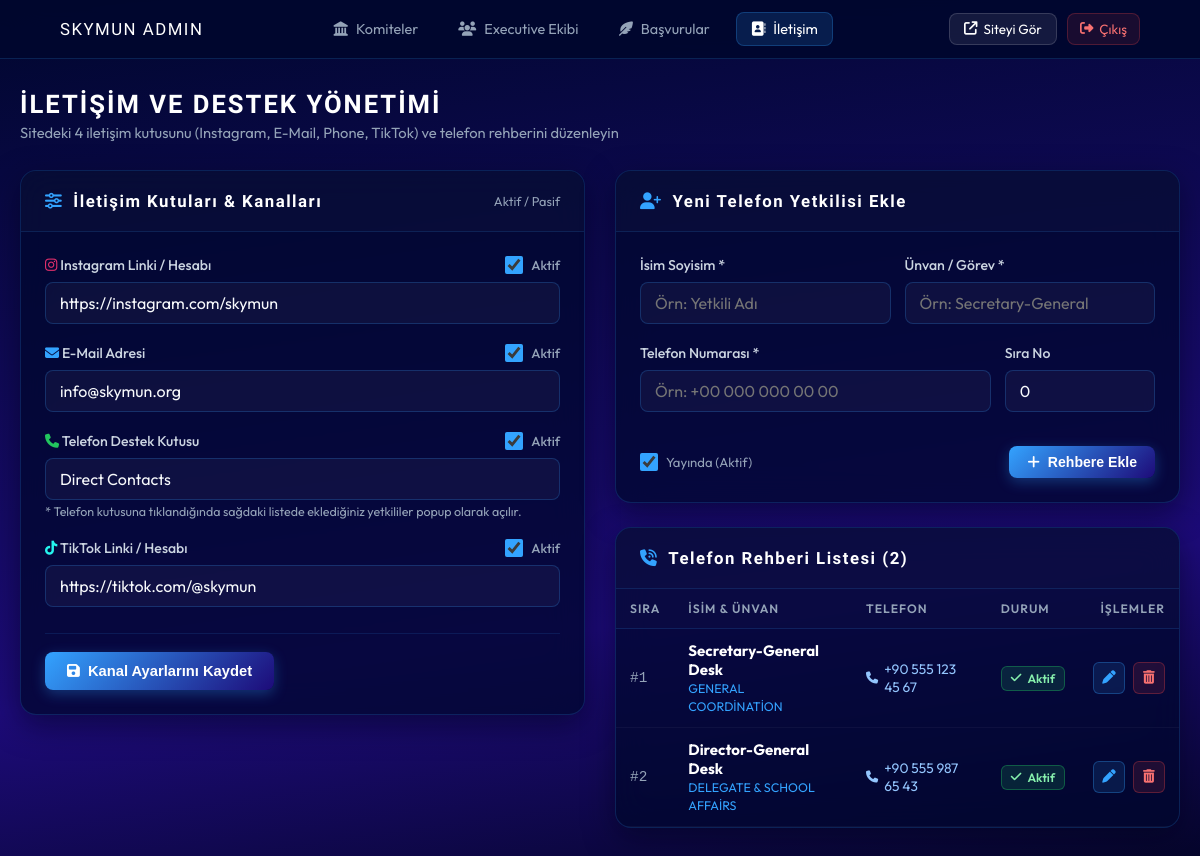
Before: /admin/contact.php (signed in) with the older database file.
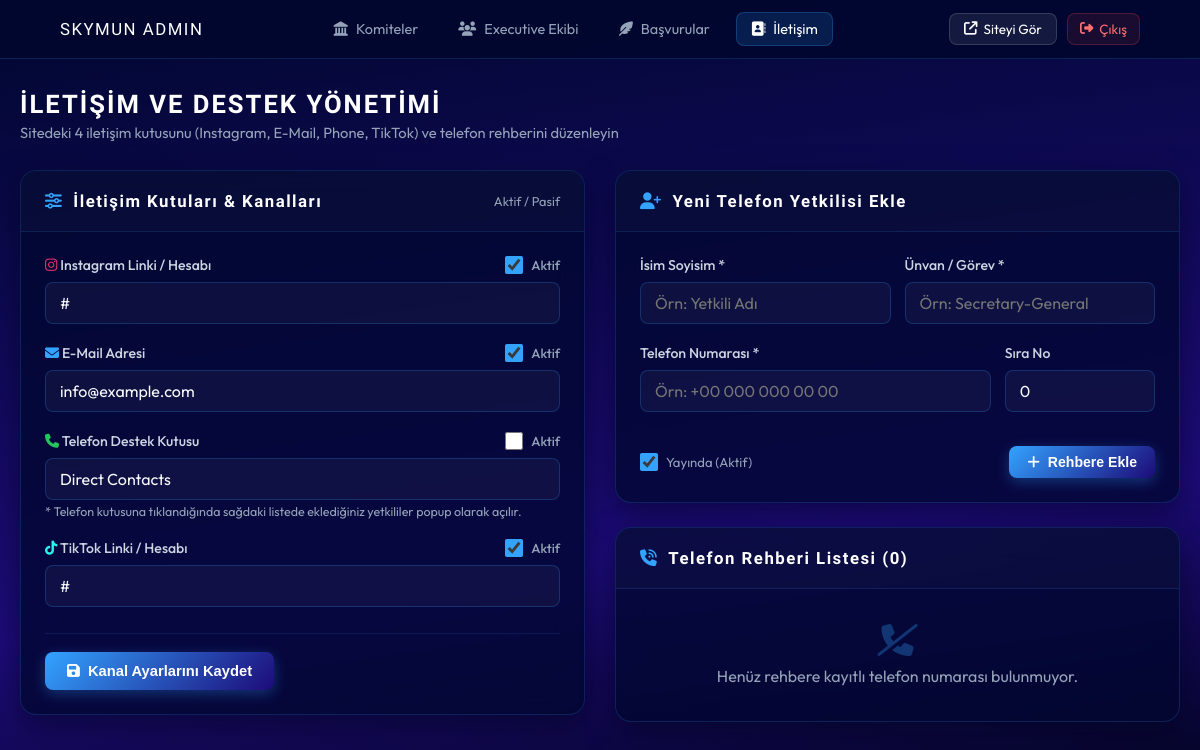
After: the same page with the newer database file.
### tables this page shows
CREATE TABLE IF NOT EXISTS `contact_settings` (
  `id` INT(11) NOT NULL AUTO_INCREMENT,
  `channel_key` VARCHAR(50) NOT NULL UNIQUE,
  `channel_title` VARCHAR(100) NOT NULL,
  `channel_value` VARCHAR(255) DEFAULT NULL,
  `status` TINYINT(1) DEFAULT 1,
  `created_at` TIMESTAMP NOT NULL DEFAULT CURRENT_TIMESTAMP,
  PRIMARY KEY (`id`)
);

CREATE TABLE IF NOT EXISTS `contact_phones` (
  `id` INT(11) NOT NULL AUTO_INCREMENT,
  `name` VARCHAR(150) NOT NULL,
  `title` VARCHAR(150) NOT NULL,
  `phone_number` VARCHAR(50) NOT NULL,
  `status` TINYINT(1) DEFAULT 1,
  `sort_order` INT(11) DEFAULT 0,
  `created_at` TIMESTAMP NOT NULL DEFAULT CURRENT_TIMESTAMP,
  PRIMARY KEY (`id`)
);

### admin/contact.php (the view, shortened to what the rows shown need)
<?php
require_once __DIR__ . '/../config.php';
$contactSettings = get_contact_settings();
$phoneContacts = get_all_contact_phones(false);
$ig = $contactSettings['instagram'] ?? ['channel_value' => '#', 'status' => 1];
$mail = $contactSettings['mail'] ?? ['channel_value' => 'info@example.com', 'status' => 1];
$phone = $contactSettings['phone'] ?? ['channel_value' => 'Direct Contacts', 'status' => 0];
$tiktok = $contactSettings['tiktok'] ?? ['channel_value' => '#', 'status' => 1];
?>
<!DOCTYPE html>
<html lang="tr">
<head>
    <link rel="stylesheet" href="https://cdnjs.cloudflare.com/ajax/libs/font-awesome/6.5.1/css/all.min.css" />
</head>
<body>
<div class="container">
    <div class="page-header">
        <h1 class="page-title">İLETİŞİM VE DESTEK YÖNETİMİ</h1>
    </div>
    <div class="contact-admin-grid">
        <div class="admin-card">
            <div class="card-header">
                <h2 class="card-title">
                    <i class="fa-solid fa-sliders"></i>
                    <span>İletişim Kutuları & Kanalları</span>
                </h2>
            </div>
            <div class="card-body">
                <form action="contact.php" method="POST">
                    <div class="form-group">
                        <div class="form-label">
                            <span><i class="fa-brands fa-instagram" style="color:#e1306c;"></i> Instagram Linki / Hesabı</span>
                            <label class="switch-toggle">
                                <input type="checkbox" name="instagram_status" value="1" <?= (!empty($ig['status'])) ? 'checked' : '' ?>>
                                <span>Aktif</span>
                            </label>
                        </div>
                        <input type="text" name="instagram_val" class="form-control"
                               value="<?= htmlspecialchars($ig['channel_value']) ?>"
                               placeholder="https://instagram.com/yourhandle">
                    </div>
                    <div class="form-group">
                        <div class="form-label">
                            <span><i class="fa-solid fa-envelope" style="color:var(--color-primary);"></i> E-Mail Adresi</span>
                            <label class="switch-toggle">
                                <input type="checkbox" name="mail_status" value="1" <?= (!empty($mail['status'])) ? 'checked' : '' ?>>
                                <span>Aktif</span>
                            </label>
                        </div>
                        <input type="email" name="mail_val" class="form-control"
                               value="<?= htmlspecialchars($mail['channel_value']) ?>"
                               placeholder="info@example.com">
                    </div>
                    <div class="form-group">
                        <div class="form-label">
                            <span><i class="fa-solid fa-phone" style="color:#22c55e;"></i> Telefon Destek Kutusu</span>
                            <label class="switch-toggle">
                                <input type="checkbox" name="phone_status" value="1" <?= (!empty($phone['status'])) ? 'checked' : '' ?>>
                                <span>Aktif</span>
                            </label>
                        </div>
                        <input type="text" name="phone_val" class="form-control"
                               value="<?= htmlspecialchars($phone['channel_value']) ?>"
                               placeholder="Direct Contacts / Destek Hattı">
                        <small style="color:#94a3b8; font-size:0.78rem; display:block; margin-top:4px;">
                            * Telefon kutusuna tıklandığında sağdaki listede eklediğiniz yetkililer popup olarak açılır.
                        </small>
                    </div>
                    <div class="form-group">
                        <div class="form-label">
                            <span><i class="fa-brands fa-tiktok" style="color:#25f4ee;"></i> TikTok Linki / Hesabı</span>
                            <label class="switch-toggle">
                                <input type="checkbox" name="tiktok_status" value="1" <?= (!empty($tiktok['status'])) ? 'checked' : '' ?>>
                                <span>Aktif</span>
                            </label>
                        </div>
                        <input type="text" name="tiktok_val" class="form-control"
                               value="<?= htmlspecialchars($tiktok['channel_value']) ?>"
                               placeholder="https://tiktok.com/@yourhandle">
                    </div>
                </form>
            </div>
        </div>
        <div>
            <div class="admin-card" style="margin-bottom: 24px;">
                <div class="card-header">
                    <h2 class="card-title">
                        <i class="fa-solid fa-user-plus"></i>
                        <span>Yeni Telefon Yetkilisi Ekle</span>
                    </h2>
                </div>
            </div>
            <div class="admin-card">
                <div class="card-header">
                    <h2 class="card-title">
                        <i class="fa-solid fa-phone-volume"></i>
                        <span>Telefon Rehberi Listesi (<?= count($phoneContacts) ?>)</span>
                    </h2>
                </div>
                <div>
                    <?php if (empty($phoneContacts)): ?>
                        <div style="padding: 35px 20px; text-align: center; color: #94a3b8;">
                            <i class="fa-solid fa-phone-slash" style="font-size: 2rem; color: rgba(51, 163, 255, 0.3); margin-bottom: 10px; display: block;"></i>
                            Henüz rehbere kayıtlı telefon numarası bulunmuyor.
                        </div>
                    <?php else: ?>
                        <div class="desktop-table-view" style="overflow-x: auto;">
                            <table class="admin-table">
                                <thead>
                                    <tr>
                                        <th>Sıra</th>
                                        <th>İsim & Ünvan</th>
                                        <th>Telefon</th>
                                        <th>Durum</th>
                                        <th style="text-align: right;">İşlemler</th>
                                    </tr>
                                </thead>
                                <tbody>
                                    <?php foreach ($phoneContacts as $pc): ?>
                                        <tr>
                                            <td style="color: #94a3b8; font-family: monospace; font-size: 0.9rem;">
                                                #<?= (int)$pc['sort_order'] ?>
                                            </td>
                                            <td>
                                                <strong style="color: #ffffff; display: block; font-size: 0.94rem;">
                                                    <?= htmlspecialchars($pc['name']) ?>
                                                </strong>
                                                <span style="color: var(--color-primary); font-size: 0.78rem; text-transform: uppercase;">
                                                    <?= htmlspecialchars($pc['title']) ?>
                                                </span>
                                            </td>
                                            <td>
                                                <a href="tel:<?= preg_replace('/[^0-9+]/', '', $pc['phone_number']) ?>"
                                                   style="color: #93c5fd; text-decoration: none; font-size: 0.86rem; display: inline-flex; align-items: center; gap: 6px;">
                                                    <i class="fa-solid fa-phone" style="font-size: 0.76rem;"></i>
                                                    <?= htmlspecialchars($pc['phone_number']) ?>
                                                </a>
                                            </td>
                                            <td>
                                                <?php if ($pc['status'] == 1): ?>
                                                    <a href="contact.php?action=toggle_phone&id=<?= $pc['id'] ?>" class="badge-status badge-active" title="Pasif Yapmak İçin Tıklayın">
                                                        <i class="fa-solid fa-check"></i> Aktif
                                                    </a>
                                                <?php else: ?>
                                                    <a href="contact.php?action=toggle_phone&id=<?= $pc['id'] ?>" class="badge-status badge-passive" title="Aktif Yapmak İçin Tıklayın">
                                                        <i class="fa-solid fa-xmark"></i> Pasif
                                                    </a>
                                                <?php endif; ?>
                                            </td>
                                            <td style="text-align: right;">
                                                <div class="actions-cell" style="justify-content: flex-end;">
                                                    <button type="button"
                                                            class="btn-action btn-edit"
                                                            title="Düzenle"
                                                            onclick="openEditPhoneModal(<?= htmlspecialchars(json_encode($pc), ENT_QUOTES, 'UTF-8') ?>)">
                                                        <i class="fa-solid fa-pen"></i>
                                                    </button>
                                                    <a href="contact.php?action=delete_phone&id=<?= $pc['id'] ?>"
                                                       class="btn-action btn-delete"
                                                       title="Sil"
                                                       onclick="return confirm('Bu telefon kaydını silmek istediğinizden emin misiniz?');">
                                                        <i class="fa-solid fa-trash-can"></i>
                                                    </a>
                                                </div>
                                            </td>
                                        </tr>
                                    <?php endforeach; ?>
                                </tbody>
                            </table>
                        </div>
                    <?php endif; ?>
                </div>
            </div>
        </div>
    </div>
</div>
</body>
</html>

Changed rows visible on the page:
removed contact_phones: sort_order "1", name "Secretary-General Desk", title "GENERAL COORDINATION", phone_number "+90 555 123 45 67"
removed contact_phones: sort_order "2", name "Director-General Desk", title "DELEGATE & SCHOOL AFFAIRS", phone_number "+90 555 987 65 43"
changed contact_settings (number 1 of 4 on the later page): instagram_val "https://instagram.com/skymun" → "#"
changed contact_settings: mail_val "info@skymun.org" → "info@example.com"
changed contact_settings "Direct Contacts": status "☑" → "☐"
changed contact_settings (number 4 of 4 on the later page): tiktok_val "https://tiktok.com/@skymun" → "#"
Other visible differences:
count($phoneContacts): "2" → "0"
text no longer shown: "SIRA İSIM & ÜNVAN TELEFON DURUM İŞLEMLER"
text now shown: "Henüz rehbere kayıtlı telefon numarası bulunmuyor."
